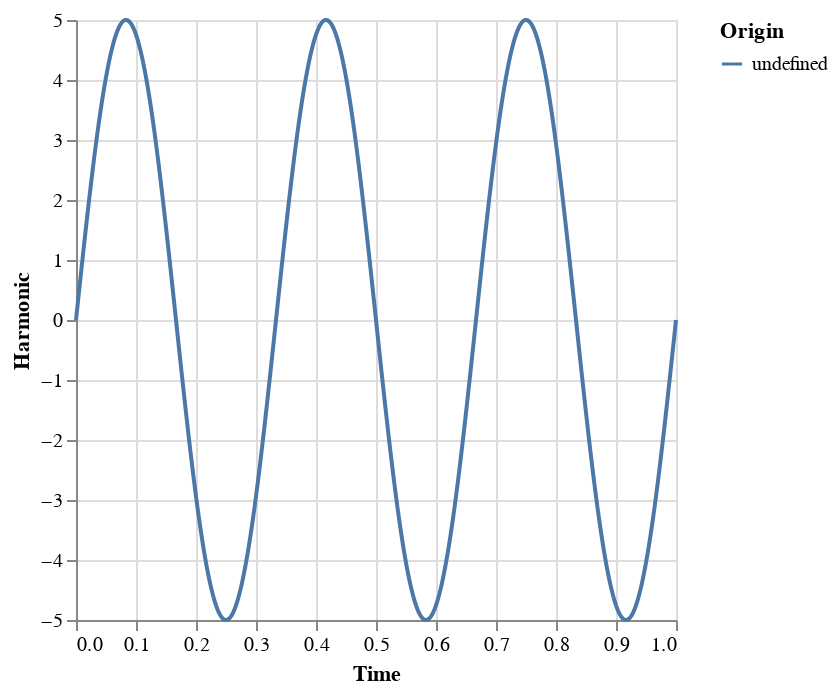

The cell this chart's notebook holds for it:
### Code cell
cars = data

amp_slider = alt.binding_range(min=0, max=10, step=0.1, name='Amplitude:')
op_var_amp = alt.param(value=init_amplitude, bind=amp_slider)

freq_slider = alt.binding_range(min=0.1, max=30, step=0.1, name='Frequency:')
op_var_freq = alt.param(value=init_frequency, bind=freq_slider)

phas_slider = alt.binding_range(min=0, max=2*np.pi, step=0.1, name='Phase:')
op_var_phas = alt.param(value=init_phase, bind=phas_slider)

noismean_slider = alt.binding_range(min=-5, max=5, step=0.1, name='Mean:')
op_var_nsmn = alt.param(value=init_noise_mean, bind=noismean_slider)

noiscovar_slider = alt.binding_range(min=-5, max=5, step=0.1, name='Covar:')
op_var_nscvar = alt.param(value=init_noise_covariance, bind=noiscovar_slider)

flt_slider = alt.binding_range(min=0.001, max=0.1, step=0.001, name='Filter:')
op_var_flt = alt.param(value=init_filter, bind=flt_slider)

alt.Chart(cars).mark_line().encode(
    x='Time:Q',
    y='Harmonic:Q',
    color='Origin:N'
).add_params(
    op_var_amp,
    op_var_freq,
    op_var_phas,
    op_var_nsmn,
    op_var_nscvar,
    op_var_flt
)

### Figure 1 — Vega-Lite specification as saved in the notebook (floating-point values rounded to 4 significant figures; data arrays with more than 128 entries replaced by an {"elided": "..."} marker saying what was removed)
{"config": {"view": {"continuousWidth": 300, "continuousHeight": 300}}, "data": {"name": "data-6831032034744f26959dfaea6691622b"}, "mark": {"type": "line"}, "encoding": {"color": {"field": "Origin", "type": "nominal"}, "x": {"field": "Time", "type": "quantitative"}, "y": {"field": "Harmonic", "type": "quantitative"}}, "params": [{"name": "param_43", "bind": {"input": "range", "max": 10, "min": 0, "name": "Amplitude:", "step": 0.1}, "value": 5}, {"name": "param_44", "bind": {"input": "range", "max": 30, "min": 0.1, "name": "Frequency:", "step": 0.1}, "value": 3}, {"name": "param_45", "bind": {"input": "range", "max": 6.283, "min": 0, "name": "Phase:", "step": 0.1}, "value": 0}, {"name": "param_46", "bind": {"input": "range", "max": 5, "min": -5, "name": "Mean:", "step": 0.1}, "value": 0}, {"name": "param_47", "bind": {"input": "range", "max": 5, "min": -5, "name": "Covar:", "step": 0.1}, "value": 0}, {"name": "param_48", "bind": {"input": "range", "max": 0.1, "min": 0.001, "name": "Filter:", "step": 0.001}, "value": 0.03}], "$schema": "https://vega.github.io/schema/vega-lite/v5.16.3.json", "datasets": {"data-6831032034744f26959dfaea6691622b": {"elided": "1000 records"}}}
